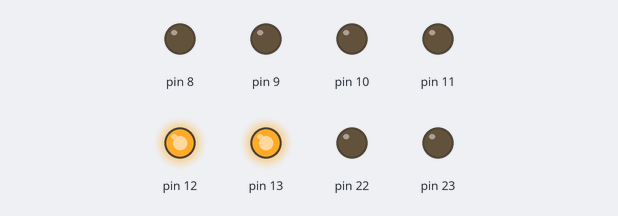
Simulated run of this sketch. Board: Arduino Uno, built with avr-gcc and run on an emulated ATmega328P. Shown: output pins drawn as LEDs (lit = HIGH).

Above: at 5.2 s.
At 30.0 s:
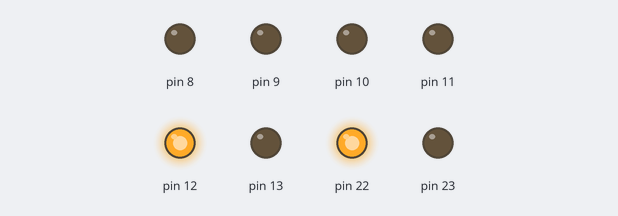
At 66.0 s:
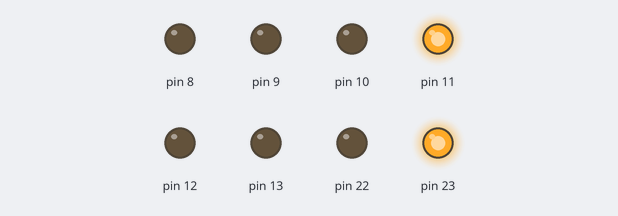
At 123.4 s:
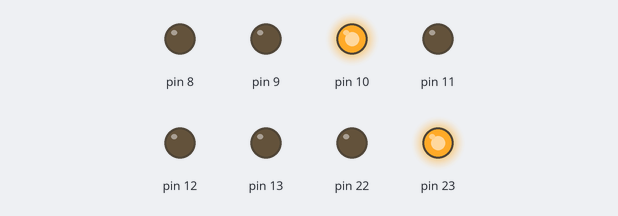
Timing chart, 0 to 130.0 s (numbered marks = the images above):
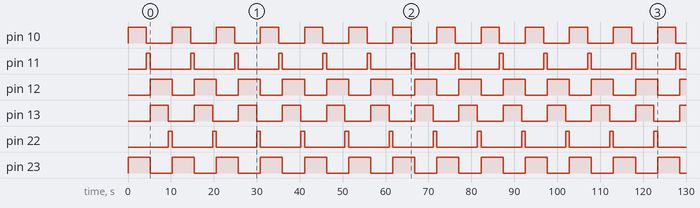

Measured:
- by itself, pin 10, pin 13: alternates HIGH for 4.3 s and LOW for 6.0 s
- by itself, pin 11, pin 22: alternates HIGH for 0.86 s and LOW for 9.4 s
- by itself, pin 12, pin 23: alternates HIGH for 5.1 s and LOW for 5.1 s

The sketch:

2E.ino
```cpp
void setup()
{
DDRB = DDRB | B11111111;
}

void loop()
{
asm (
"inicio: \n\t"
"cbi 0x05,0x06 \n\t" //AD
"sbi 0x05,0x07 \n\t" //RD
"cbi 0x05,0x04 \n\t" //RI
"sbi 0x05,0x02 \n\t" //VI
"call tiempo \n\t"
"call tiempo \n\t"
"call tiempo \n\t"
"call tiempo \n\t"
"call tiempo \n\t"
"cbi 0x05,0x02 \n\t" //VI
"sbi 0x05,0x03 \n\t" //AI
"call tiempo \n\t"
"cbi 0x05,0x03 \n\t" //AI
"sbi 0x05,0x04 \n\t" //RI
"cbi 0x05,0x07 \n\t" //RD
"sbi 0x05,0x05 \n\t" //VD
"call tiempo \n\t"
"call tiempo \n\t"
"call tiempo \n\t"
"call tiempo \n\t"
"call tiempo \n\t"
"cbi 0x05,0x05 \n\t" //VD
"sbi 0x05,0x06 \n\t" //AD
"call tiempo \n\t"

"jmp main \n\t"

"tiempo: \n\t"
"LDI r22, 70 \n\t"
"LOOP_3: \n\t"
"LDI r21, 255 \n\t"
"LOOP_2: \n\t"
"LDI r20, 255 \n\t"
"LOOP_1: \n\t"
"DEC r20 \n\t"
"BRNE LOOP_1 \n\t"
"DEC r21 \n\t"
"BRNE LOOP_2 \n\t"
"DEC r22 \n\t"
"BRNE LOOP_3 \n\t"
"ret \n\t"
);
}
```
